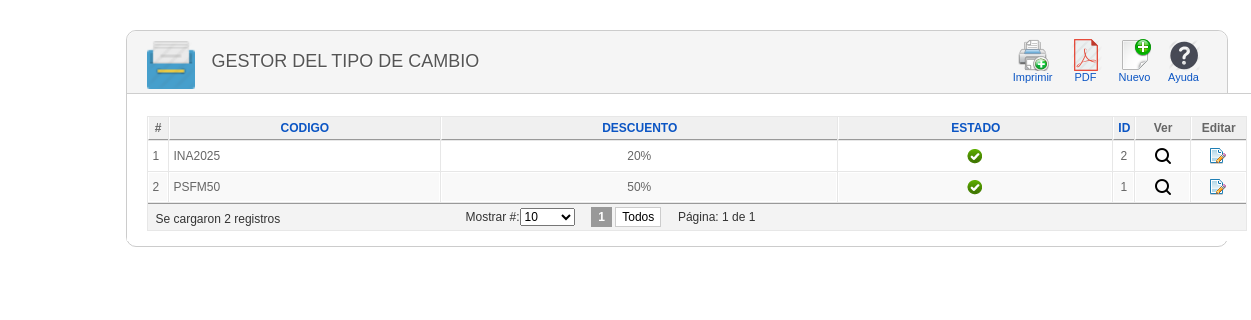
Screenshot of /promocion/index.php (signed in) with the database file from the repository.
### tables this page shows
CREATE TABLE `promocion` (
  `IdPromocion` int(11) NOT NULL,
  `Codigo` varchar(50) NOT NULL,
  `Descuento` int(11) NOT NULL,
  `Estado` varchar(30) DEFAULT 'ACTIVO'
);

### clases/clsPromocion.php (called while the page is built, shortened)
<?php
include_once("clsConexion.php");
class clsPromocion{
function consultarTotalPromocions(){
   $con = new clsConexion;
   if($con->conectarse()==true){
     $query = "CALL SP_S_PromocionCantidadTotal()";
	 $result = @mysql_query($query);
	 if (!$result)
	   return false;
	 else
	   return $result;
   }
 }
function consultarPromocionPorParametro($criterio,$busqueda,$limite){
   $con = new clsConexion;
   if($con->conectarse()==true){
     $query = "CALL SP_S_PromocionPorParametro('$criterio','$busqueda','$limite')";
	 $result = @mysql_query($query);
	 if (!$result)
	   return false;
	 else
	   return $result;
   }
 }
}
?>

### clases/clsConexion.php (called while the page is built, shortened)
<?php
class clsConexion{
	 function conectarse() {
		   return true;
	 }
}
?>

### promocion/index.php (the view, shortened to what this page needs)
<html>
<head>
<link href="../css/general.css" rel="stylesheet" type="text/css">
<link href="../css/Imagenes.css" rel="stylesheet" type="text/css">
<link href="../css/paginator.css" rel="stylesheet" type="text/css">
</head>
<body>
<?php
    if(isset($_SESSION["usuario"])){
?>
<div class="wrapper">
<div class="block">
    <div class="block_head">
    	<div class="imagen_head"><img src="../img/Iconfinder/archiver-32.png" width="48" height="48"></div>
    	<div class="titulo_head">GESTOR DEL TIPO DE CAMBIO</div>
        <div class="toolbar" id="toolbar">
            <table class="toolbar">
            	<tbody>
                	<tr>
                     <td>
                      <button type="submit" class="button" onClick="enviarPrinter();">
                   <span class="Imprimir" title="Imprimir">
                        </span>
                        Imprimir
          			</button>
                    </td>
                    <td>
<button type="submit" class="button" onClick="enviarPDF();">
                   <span style="background-image:url(../img/Iconfinder/PDF2.png);" title="Convertir a PDF">
                        </span>
                        PDF
          			</button>
                    </td>
                    <td>
                        <a href="registrar_promocion.php" class="toolbar">
                        <span class="NuevoOtros" title="Nuevo">
                        </span>
                        Nuevo
                        </a>
                    </td>
                    <td>
                        <a href="#" class="toolbar">
                        <span class="Ayuda" title="Ayuda">
                        </span>
                        Ayuda
                        </a>
                    </td>
                    </tr>
            	</tbody>
            </table>
        </div>
    </div>
    <div class="block_content">
<?php
include_once("../clases/clsPromocion.php");
include_once("../lib/paginator/paginator.class.php");
$objPromocion=new clsPromocion;
$result_tot=$objPromocion->consultarTotalPromocions();
$num_rows = mysql_fetch_row($result_tot);
$pages = new Paginator;
$pages->items_total = $num_rows[0];
$pages->mid_range = 9;
$pages->paginate();
$result=$objPromocion->consultarPromocionPorParametro($criterio,$busqueda,$pages->limit);
?>
<table class="adminlist" cellspacing="1">
<thead>
<tr>
	<th>#</th>
	<th><a href="#">CODIGO</a></th>
    <th><a href="#">DESCUENTO</a></th>
    <th><a href="#">ESTADO</a></th>
	<th><a href="#">ID</a></th>
    <th>Ver</th>
	<th>Editar</th>
</tr>
</thead>
<tbody class="adminlist">
<?php
$i=0;
$c=0;
while($row=mysql_fetch_array($result)){
	$i=$i+1;
	if ($c==1){
	echo "<tr class='row1'>";
		$c=2;
	}else{
	    	echo "<tr class='row0'>";
		$c=1;
	}
	echo "<td width='10'>".$i."</td>";
	echo "<td>".$row['Codigo']."</td>";
    echo "<td align='center'>".$row['Descuento']."%</td>";
    $estado=$row['Estado'];
    if($estado=="ACTIVO"){
    echo "<td align='center'><img src='../img/header/activo.png' title='Activo'></td>";
}else{
    echo "<td align='center'><img src='../img/header/inactivo.png' title='Inactivo'></td>";
    }
	echo "<td width='1%' align='center'>".$row['IdPromocion']."</td>";
	echo "<td width='5%' align='center'><a href=detalle_promocion.php?idpromocion=".$row["IdPromocion"]." title='Ver Detalle'><img src='../img/Iconfinder/search-16.png'></td>";
    echo "<td width='5%' align='center'><a href=editar_promocion.php?idpromocion=".$row["IdPromocion"]." title='Editar'><img src='../img/Iconfinder/page_edit.png'></td>";
	echo "</tr>";
}
?>
</tbody>
		<tfoot>
			<tr>
				<td colspan="13">
                 <div align="left" style="float:left; width:310px; padding:4px 0px 0px 4px;"><?php echo "Se cargaron ".$i." registros" ?></div>
                <div align="left">                <?php
echo $pages->display_items_per_page()."&nbsp;&nbsp;&nbsp;&nbsp;".$pages->display_pages()."&nbsp;&nbsp;&nbsp;&nbsp;Página: ".$pages->current_page." de ".$pages->num_pages;
?></div>
                </td>
			</tr>
		</tfoot>
</table>
    </div>
</div>
</div>
   <?php
    } else {
        header("Location:../index.php");
    }
?>
</body>
</html>

### css/general.css (style rules this page uses)
body { margin: 10px; padding: 0; background-image: url(../img/fondo.png); background-repeat: repeat; padding-bottom: 1px; font-size: 11px; }
body, td, th { font-family: Arial, Helvetica, sans-serif; font-size:12px; }
a:link { color: #0B55C4; text-decoration: none; }
table.adminlist { width: 100%; border-spacing: 1px; background-color: #e7e7e7; color: #666; font-size:12px; }
table.adminlist td, table.adminlist th { padding: 4px; }
table.adminlist thead th { text-align: center; background: #f0f0f0; color: #666; border-bottom: 1px solid #999; border-left: 1px solid #fff; }
table.adminlist tbody tr { background-color: #fff; text-align: left; }
table.adminlist tbody tr.row1 { background: #f9f9f9; border-top: 1px solid #fff; }
table.adminlist tbody tr td { height: 30px; background: #fff; border: 1px solid #fff; }
table.adminlist tbody tr.row1 td { background: #f9f9f9; border-top: 1px solid #FFF; }
table.adminlist tfoot tr { text-align: center; color: #333; }
table.adminlist tfoot td, table.adminlist tfoot th { background-color: #f3f3f3; border-top: 1px solid #999; text-align: center; }
.block { width:1100px; padding-bottom: 5px; margin-bottom: 25px; clear: both; border-radius: 10px; background-color:#fff; border: solid 1px #CCCCCC; }
.wrapper { width:1000px; margin:0 auto; padding-top: 20px; }
.block .block_content { overflow: hidden; background: #fff; width:1100px; border-top: 1px solid #CECECE; padding: 10px 20px 10px; }
.block .block_head { height:62px; background-color:#F5F5F5; -moz-border-radius: 10px 10px 0px 0px; -o-border-radius: 10px 10px 0px 0px; -webkit-border-radius: 10px 10px 0px 0px; -ms-border-radius: 10px 10px 0px 0px; overflow:visible; }
.block .titulo_head { height:25px; width:auto; float:left; font-family: "Titillium999", "Trebuchet MS", Arial, sans-serif; font-size: 18px; font-weight: normal; text-transform: uppercase; color: #555; text-shadow: 1px 1px 0 #fff; margin-left: 15px; padding-top:20px; }
.block .imagen_head { height:25px; width:50; float:left; margin-left: 20px; padding-top:10px; }
div.toolbar { float: right; text-align: right; padding: 0; margin-right: 20px; margin-top:5px; }
table.toolbar { border-collapse: collapse; padding: 0; margin: 0; }
table.toolbar td { padding: 1px 1px 1px 4px; text-align: center; color: #666; height: 48px; }
table.toolbar span { float: none; width: 32px; height: 32px; margin: 0 auto; display: block; }
table.toolbar a { display: block; float: left; background:#F5F5F5; white-space: nowrap; border: 1px solid #F5F5F5; padding: 1px 5px; cursor: pointer; font-size:11px; }
.button { display: block; float: left; white-space: nowrap; border: 1px solid #F5F5F5; padding: 1px 5px; cursor: pointer; font-family: Arial, Helvetica, sans-serif; font-size:11px; color: #0B55C4; text-align:center center; background:#F5F5F5; }

### css/Imagenes.css (style rules this page uses)
.Ayuda { background-image:url(../img/Iconfinder/help.png); }
.Imprimir { background-image:url(../img/Iconfinder/print-add2.png); }
.NuevoOtros { background-image:url(../img/Iconfinder/document-new.png); }

### rows the page displays
promocion: Codigo "INA2025", Descuento "20", IdPromocion "2"
promocion: Codigo "PSFM50", Descuento "50", IdPromocion "1"

### other values shown
$i "2"
$pages->current_page "1"
$pages->num_pages "1"
form field value "10"
